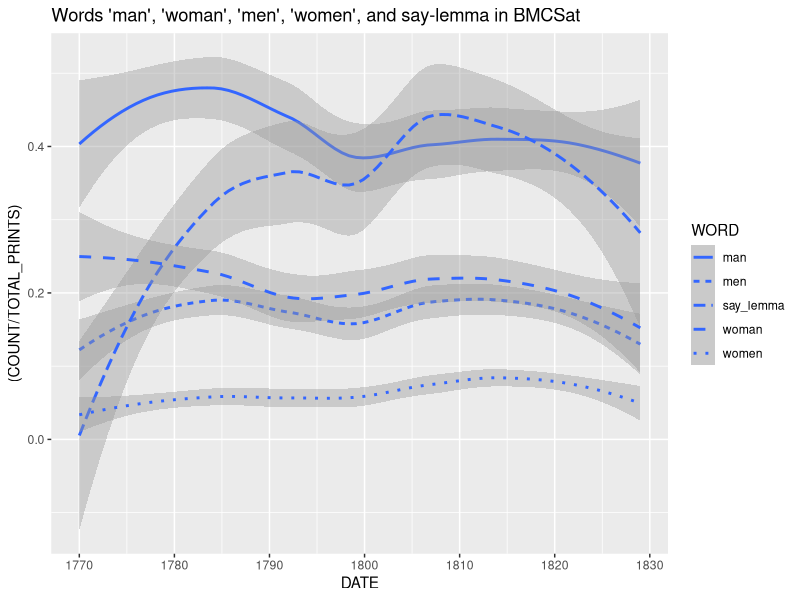
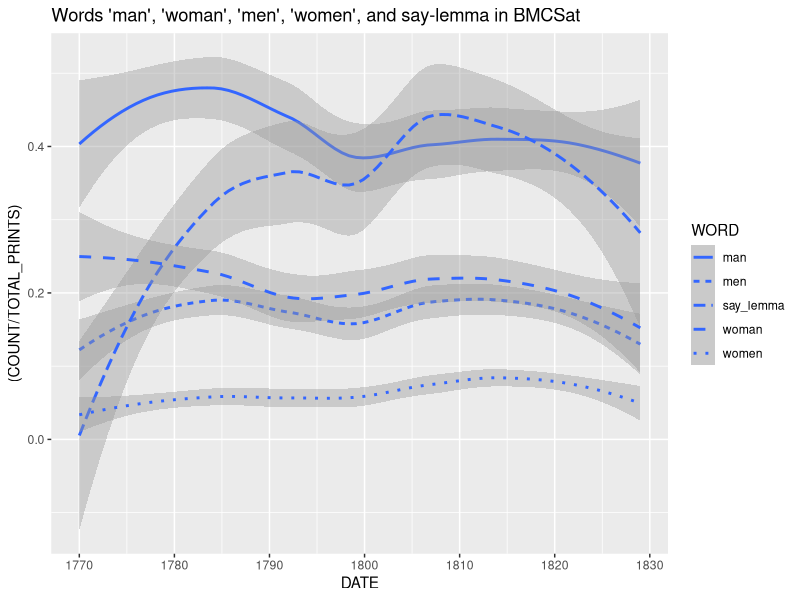

These figures' R source, in order:
#load packages

setwd("/home/james/R/2014-11_BM-catalogue/data")
library(lubridate)
library(dplyr, warn.conflicts = FALSE)
library(tidyr, warn.conflicts = FALSE)
library(ggplot2)
library(dplyr)

#read data from csv

gender <- read.csv("BMfemalemale.csv")

#plot data

ggplot(gender, aes(x = DATE, y = (COUNT/TOTAL_PRINTS), group = WORD, linetype = WORD)) +
	geom_smooth() +
	xlim(1770, 1829) +
	ggtitle("Words 'man', 'woman', 'men', 'women', and say-lemma in BMCSat")

#save data to file

setwd("/home/james/R/2014-11_BM-catalogue/viz")
ggsave("BMfemalemale.png", width = 7, height = 7)
